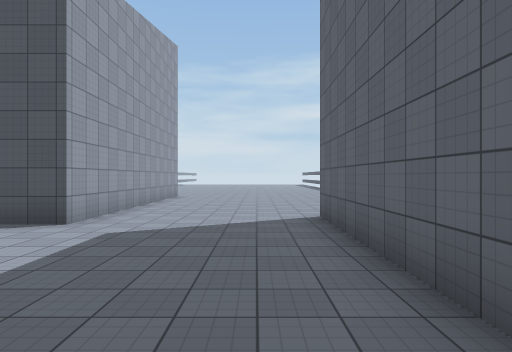
[1] (above)

20 first-person views from a walk through a 3-D level made in the Unity game engine. The camera is 1.2 m above the floor, looks level and sees 75° across. The floor is counted in squares, 2 m on a side. Each view is taken from the middle of a square. On the plan, view 1 faces up. The plan holds only what a view shows up to about 10 squares ahead; the rest is blank. The place goes on beyond the plan. Surface patterns are stand-ins for the level's own textures.

[2]
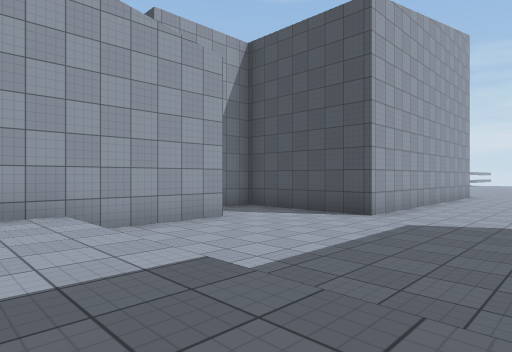

[3]
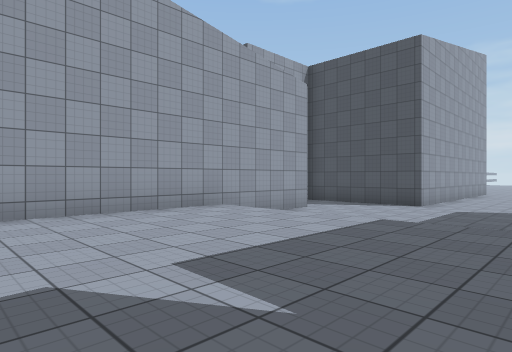

[4]
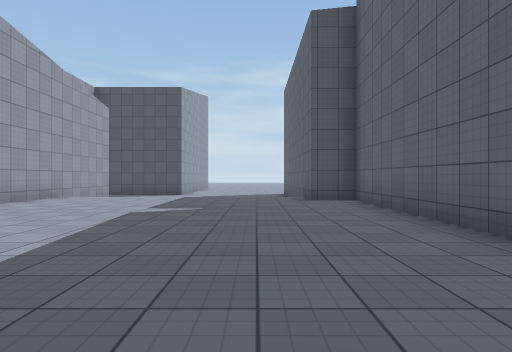

[5]
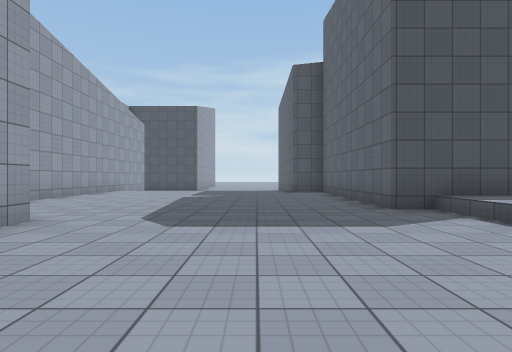

[6]
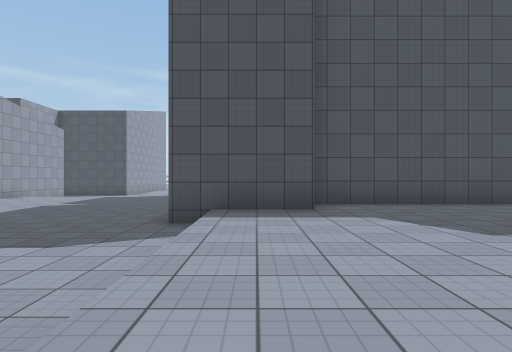

[7]
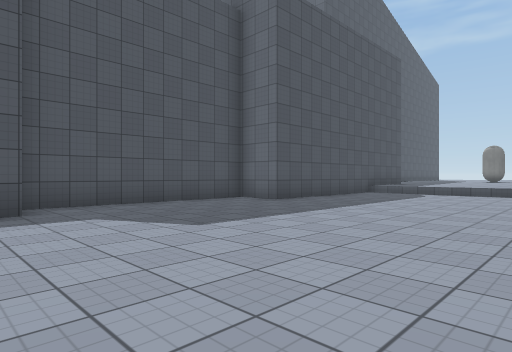

[8]
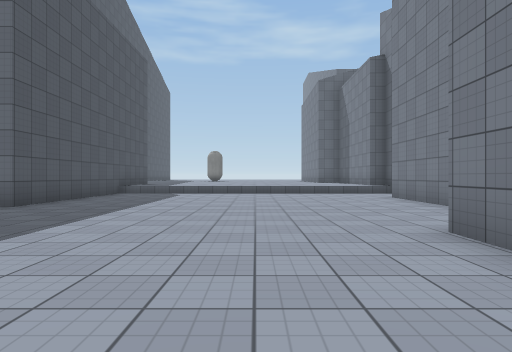

[9]
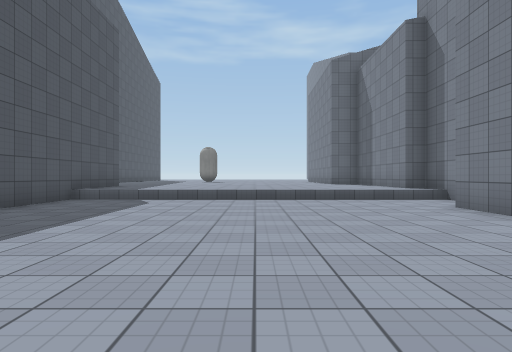

[10]
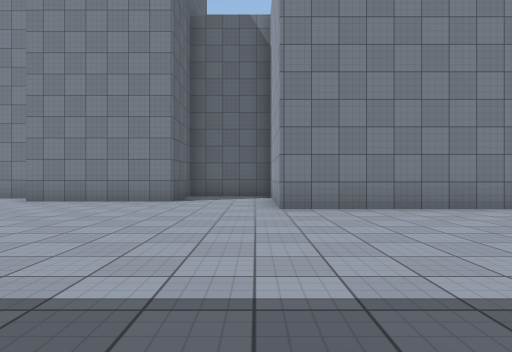

[11]
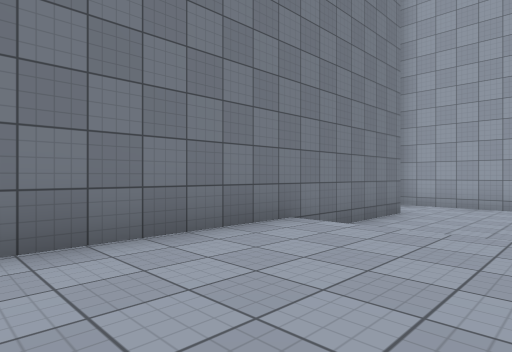

[12]
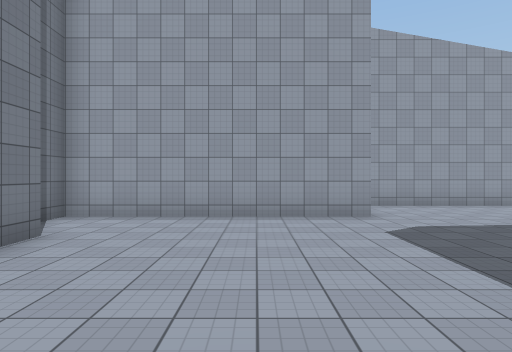

[13]
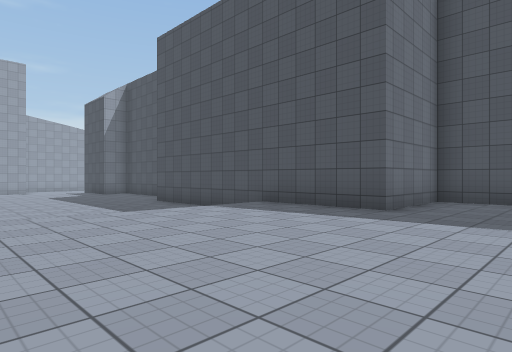

[14]
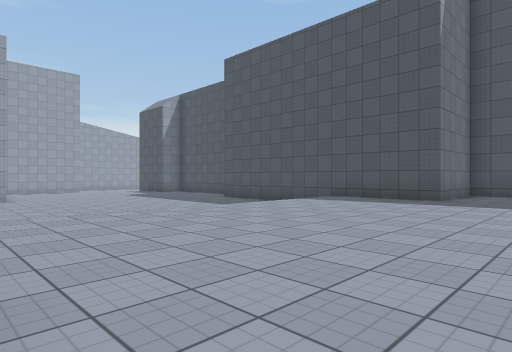

[15]
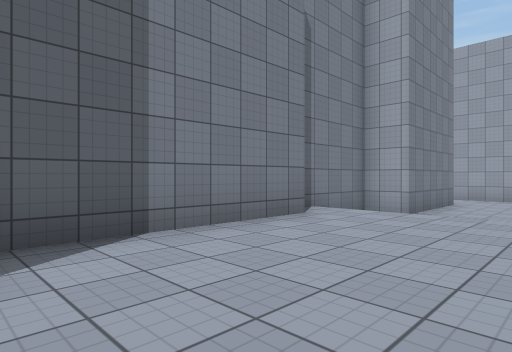

[16]
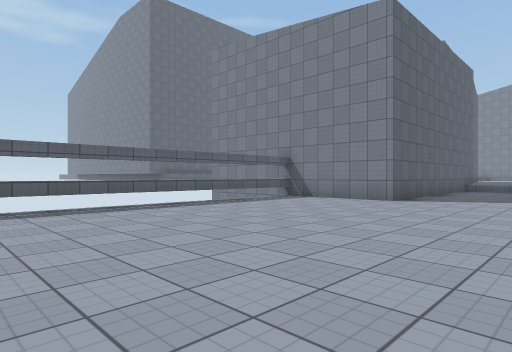

[17]
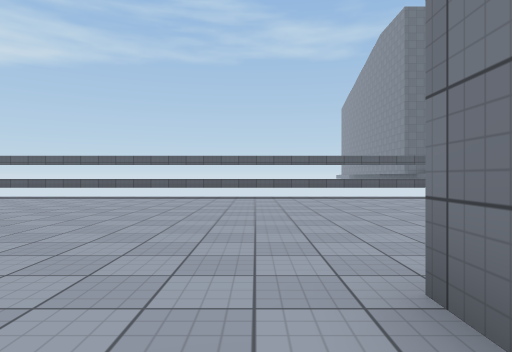

[18]
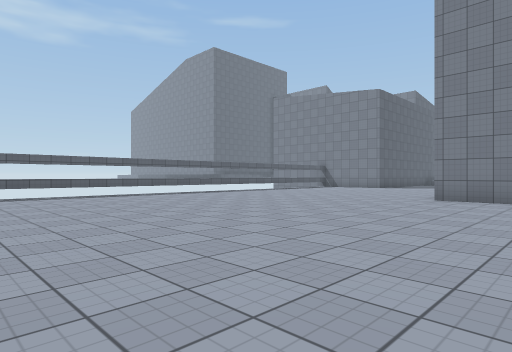

[19]
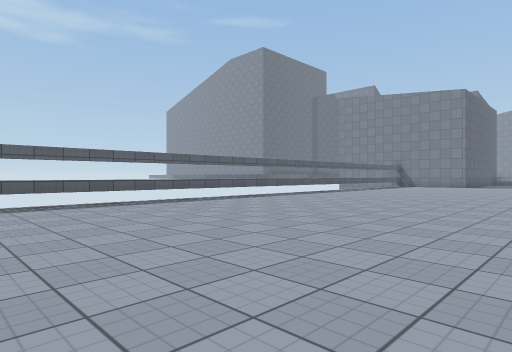

[20]
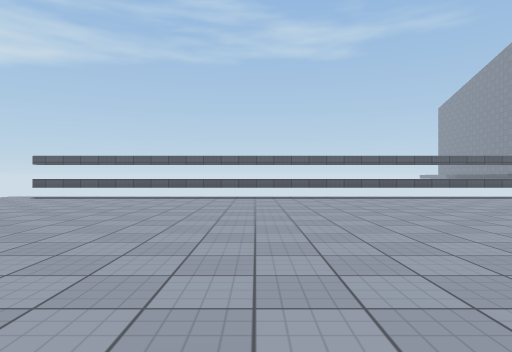

### Floor plan
Key: @ floor where view 1 was taken; # wall or solid block; . main floor; : floor 0.5 m higher than the main floor; + floor 1 m higher than the main floor; * floor 1.5 m higher than the main floor; / step, stairs or slope; = window, fence, low wall or low ledge.
Columns run from 8 left of view 1 to 21 right of it. Each row starts with its distance up from view 1.
 32            ..=
 31          ....=
 30         .....=
 29       .......=
 28      ........=
 27     .........=
 26    ..........=
 25     .........=
 24      ........=
 23   ...........=
 22   ...........=
 21   ...........=
 20   ...........=
 19   ...........=
 18    ..........=
 17    ..........=
 16    ..........=
 15    ..........=
 14    ##........=
 13      ........=
 12       .......=
 11       .......=
 10     #........=
  9     #........=
  8     #........=
  7     #.....####
  6 #####.....#
  5 #.........#
  4   ........#
  3   #.......#
  2   #.......#
  1   #.......#
  0   #:::::@:##
 -1   #::::::::#
 -2   #::::::::#
 -3   #::::::::#
 -4   #::::::::#              ###
 -5   #::::::::#              #**
 -6   #::::::::#########      #**
 -7   #::::::::###+++++########**
 -8   #::::::::/++++++++++++*****
 -9      #:::::/++++++++++++******
-10      #:::::/++++++++++++******
-11      #:::::/++++++++++++******
-12      #:::::/++++++++++++******
-13      #:::::/++++++++++++******
-14      #::########++++++++******
-15      ####      #++++++++******
-16                #++####++******
-17                #++#  #########
-18                ####

Where each view was taken, in squares from view 1:
view 1: 0 up, 0 right, facing up
view 2: 1 down, 0 right, facing up-left
view 3: 4 down, 0 right, facing up-left
view 4: 9 down, 0 right, facing up
view 5: 13 down, 0 right, facing up
view 6: 13 down, 4 right, facing up
view 7: 13 down, 4 right, facing up-right
view 8: 12 down, 4 right, facing right
view 9: 12 down, 7 right, facing right
view 10: 8 down, 8 right, facing down
view 11: 11 down, 7 right, facing down-left
view 12: 11 down, 4 right, facing left
view 13: 13 down, 21 right, facing up-left
view 14: 16 down, 21 right, facing up-left
view 15: 13 down, 21 right, facing down-left
view 16: 15 up, 2 left, facing down-right
view 17: 15 up, 5 left, facing right
view 18: 23 up, 6 left, facing down-right
view 19: 26 up, 3 left, facing down-right
view 20: 26 up, 5 left, facing right
